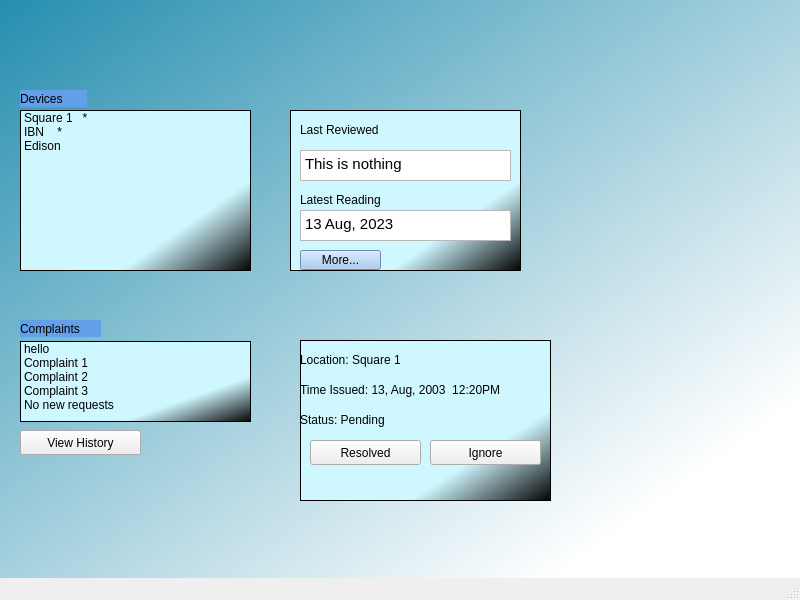
<?xml version="1.0" encoding="UTF-8"?>
<ui version="4.0">
 <class>TaintSpotter</class>
 <widget class="QMainWindow" name="TaintSpotter">
  <property name="geometry">
   <rect>
    <x>0</x>
    <y>0</y>
    <width>800</width>
    <height>600</height>
   </rect>
  </property>
  <property name="windowTitle">
   <string>MainWindow</string>
  </property>
  <property name="styleSheet">
   <string notr="true"/>
  </property>
  <widget class="QWidget" name="centralwidget">
   <property name="styleSheet">
    <string notr="true">QWidget#centralwidget{
background-color: qlineargradient(spread:pad, x1:0, y1:0, x2:1, y2:1, stop:0 rgba(38, 142, 175, 255), stop:0.845771 rgba(255, 255, 255, 255))}</string>
   </property>
   <widget class="QListWidget" name="devices">
    <property name="geometry">
     <rect>
      <x>20</x>
      <y>110</y>
      <width>231</width>
      <height>161</height>
     </rect>
    </property>
    <property name="styleSheet">
     <string notr="true">font: 25 11pt &quot;URW Bookman&quot;;
background-color: qlineargradient(spread:pad, x1:1, y1:1, x2:0, y2:0, stop:0 rgba(0, 0, 0, 255), stop:0.283582 rgba(207, 247, 255, 255))</string>
    </property>
    <item>
     <property name="text">
      <string>Square 1   *</string>
     </property>
    </item>
    <item>
     <property name="text">
      <string>IBN    *</string>
     </property>
    </item>
    <item>
     <property name="text">
      <string>Edison</string>
     </property>
    </item>
   </widget>
   <widget class="QListWidget" name="complaints">
    <property name="geometry">
     <rect>
      <x>20</x>
      <y>341</y>
      <width>231</width>
      <height>81</height>
     </rect>
    </property>
    <property name="styleSheet">
     <string notr="true">background-color: qlineargradient(spread:pad, x1:1, y1:1, x2:0, y2:0, stop:0 rgba(0, 0, 0, 255), stop:0.283582 rgba(207, 247, 255, 255))</string>
    </property>
    <item>
     <property name="text">
      <string>hello</string>
     </property>
    </item>
    <item>
     <property name="text">
      <string>Complaint 1</string>
     </property>
    </item>
    <item>
     <property name="text">
      <string>Complaint 2</string>
     </property>
    </item>
    <item>
     <property name="text">
      <string>Complaint 3</string>
     </property>
    </item>
    <item>
     <property name="text">
      <string>No new requests</string>
     </property>
    </item>
   </widget>
   <widget class="QLabel" name="device_label">
    <property name="geometry">
     <rect>
      <x>20</x>
      <y>90</y>
      <width>67</width>
      <height>17</height>
     </rect>
    </property>
    <property name="styleSheet">
     <string notr="true">background-color: rgb(98, 160, 234);
font: 13pt &quot;URW Gothic&quot;;</string>
    </property>
    <property name="text">
     <string>Devices</string>
    </property>
   </widget>
   <widget class="QLabel" name="complnt_label">
    <property name="geometry">
     <rect>
      <x>20</x>
      <y>320</y>
      <width>81</width>
      <height>17</height>
     </rect>
    </property>
    <property name="styleSheet">
     <string notr="true">background-color: rgb(98, 160, 234);
font: 13pt &quot;URW Gothic&quot;;</string>
    </property>
    <property name="text">
     <string>Complaints</string>
    </property>
   </widget>
   <widget class="QListWidget" name="devices_2">
    <property name="geometry">
     <rect>
      <x>290</x>
      <y>110</y>
      <width>231</width>
      <height>161</height>
     </rect>
    </property>
    <property name="styleSheet">
     <string notr="true">font: 25 11pt &quot;URW Bookman&quot;;
background-color: qlineargradient(spread:pad, x1:1, y1:1, x2:0, y2:0, stop:0 rgba(0, 0, 0, 255), stop:0.283582 rgba(207, 247, 255, 255))</string>
    </property>
   </widget>
   <widget class="QLabel" name="label">
    <property name="geometry">
     <rect>
      <x>300</x>
      <y>120</y>
      <width>131</width>
      <height>20</height>
     </rect>
    </property>
    <property name="text">
     <string>Last Reviewed</string>
    </property>
   </widget>
   <widget class="QLabel" name="label_2">
    <property name="geometry">
     <rect>
      <x>300</x>
      <y>190</y>
      <width>131</width>
      <height>20</height>
     </rect>
    </property>
    <property name="text">
     <string>Latest Reading</string>
    </property>
   </widget>
   <widget class="QTextBrowser" name="textBrowser">
    <property name="geometry">
     <rect>
      <x>300</x>
      <y>150</y>
      <width>211</width>
      <height>31</height>
     </rect>
    </property>
    <property name="html">
     <string>&lt;!DOCTYPE HTML PUBLIC &quot;-//W3C//DTD HTML 4.0//EN&quot; &quot;http://www.w3.org/TR/REC-html40/strict.dtd&quot;&gt;
&lt;html&gt;&lt;head&gt;&lt;meta name=&quot;qrichtext&quot; content=&quot;1&quot; /&gt;&lt;style type=&quot;text/css&quot;&gt;
p, li { white-space: pre-wrap; }
&lt;/style&gt;&lt;/head&gt;&lt;body style=&quot; font-family:'Ubuntu'; font-size:11pt; font-weight:400; font-style:normal;&quot;&gt;
&lt;p style=&quot; margin-top:0px; margin-bottom:0px; margin-left:0px; margin-right:0px; -qt-block-indent:0; text-indent:0px;&quot;&gt;This is nothing&lt;/p&gt;&lt;/body&gt;&lt;/html&gt;</string>
    </property>
   </widget>
   <widget class="QTextBrowser" name="textBrowser_2">
    <property name="geometry">
     <rect>
      <x>300</x>
      <y>210</y>
      <width>211</width>
      <height>31</height>
     </rect>
    </property>
    <property name="html">
     <string>&lt;!DOCTYPE HTML PUBLIC &quot;-//W3C//DTD HTML 4.0//EN&quot; &quot;http://www.w3.org/TR/REC-html40/strict.dtd&quot;&gt;
&lt;html&gt;&lt;head&gt;&lt;meta name=&quot;qrichtext&quot; content=&quot;1&quot; /&gt;&lt;style type=&quot;text/css&quot;&gt;
p, li { white-space: pre-wrap; }
&lt;/style&gt;&lt;/head&gt;&lt;body style=&quot; font-family:'Ubuntu'; font-size:11pt; font-weight:400; font-style:normal;&quot;&gt;
&lt;p style=&quot; margin-top:0px; margin-bottom:0px; margin-left:0px; margin-right:0px; -qt-block-indent:0; text-indent:0px;&quot;&gt;13 Aug, 2023&lt;/p&gt;&lt;/body&gt;&lt;/html&gt;</string>
    </property>
   </widget>
   <widget class="QListWidget" name="devices_3">
    <property name="geometry">
     <rect>
      <x>300</x>
      <y>340</y>
      <width>251</width>
      <height>161</height>
     </rect>
    </property>
    <property name="styleSheet">
     <string notr="true">font: 25 11pt &quot;URW Bookman&quot;;
background-color: qlineargradient(spread:pad, x1:1, y1:1, x2:0, y2:0, stop:0 rgba(0, 0, 0, 255), stop:0.283582 rgba(207, 247, 255, 255))</string>
    </property>
   </widget>
   <widget class="QLabel" name="label_3">
    <property name="geometry">
     <rect>
      <x>300</x>
      <y>350</y>
      <width>131</width>
      <height>20</height>
     </rect>
    </property>
    <property name="text">
     <string>Location: Square 1</string>
    </property>
   </widget>
   <widget class="QLabel" name="label_4">
    <property name="geometry">
     <rect>
      <x>300</x>
      <y>410</y>
      <width>131</width>
      <height>20</height>
     </rect>
    </property>
    <property name="text">
     <string>Status: Pending</string>
    </property>
   </widget>
   <widget class="QLabel" name="label_5">
    <property name="geometry">
     <rect>
      <x>300</x>
      <y>380</y>
      <width>251</width>
      <height>20</height>
     </rect>
    </property>
    <property name="text">
     <string>Time Issued: 13, Aug, 2003  12:20PM</string>
    </property>
   </widget>
   <widget class="QPushButton" name="pushButton">
    <property name="geometry">
     <rect>
      <x>20</x>
      <y>430</y>
      <width>121</width>
      <height>25</height>
     </rect>
    </property>
    <property name="text">
     <string>View History</string>
    </property>
   </widget>
   <widget class="QPushButton" name="pushButton_2">
    <property name="geometry">
     <rect>
      <x>310</x>
      <y>440</y>
      <width>111</width>
      <height>25</height>
     </rect>
    </property>
    <property name="text">
     <string>Resolved</string>
    </property>
   </widget>
   <widget class="QPushButton" name="pushButton_3">
    <property name="geometry">
     <rect>
      <x>430</x>
      <y>440</y>
      <width>111</width>
      <height>25</height>
     </rect>
    </property>
    <property name="text">
     <string>Ignore</string>
    </property>
   </widget>
   <widget class="QPushButton" name="pushButton_4">
    <property name="geometry">
     <rect>
      <x>300</x>
      <y>250</y>
      <width>81</width>
      <height>20</height>
     </rect>
    </property>
    <property name="styleSheet">
     <string notr="true">background-color:rgb(153, 193, 241)</string>
    </property>
    <property name="text">
     <string>More...</string>
    </property>
   </widget>
  </widget>
  <widget class="QMenuBar" name="menubar">
   <property name="geometry">
    <rect>
     <x>0</x>
     <y>0</y>
     <width>800</width>
     <height>22</height>
    </rect>
   </property>
  </widget>
  <widget class="QStatusBar" name="statusbar"/>
 </widget>
 <resources/>
 <connections/>
</ui>
